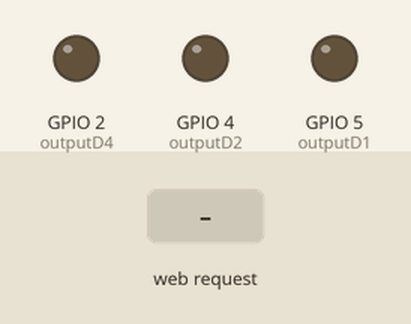
A sketch run on a simulated ESP8266 (NodeMCU). Parts: output pins drawn as LEDs (lit = HIGH). Inputs (shaded band) come from the test bench. WiFi joins after 1.5 s; servers stay silent unless stated; what the sketch prints to the serial monitor is not drawn.

Above: at 2.7 s.
2.8 s: HTTP request GET /on received
At 3.1 s:
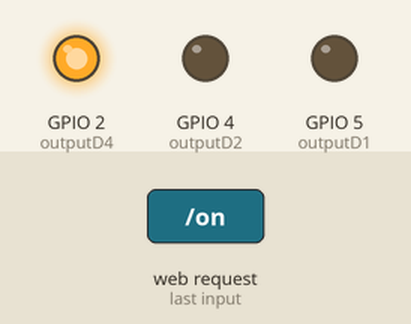
4.3 s: HTTP request GET /on1 received
At 5.4 s:
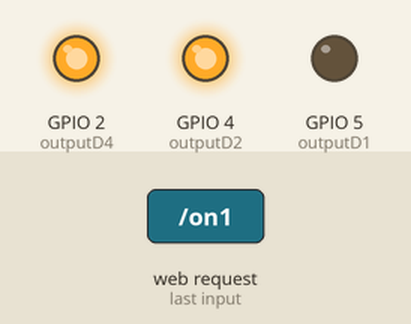
5.8 s: HTTP request GET /off received
At 6.6 s:
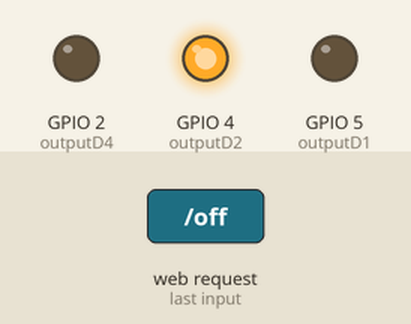
7.3 s: HTTP request GET /on2 received
At 7.7 s:
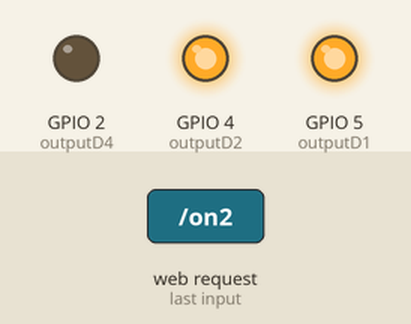
8.8 s: HTTP request GET /off1 received
At 10.0 s:
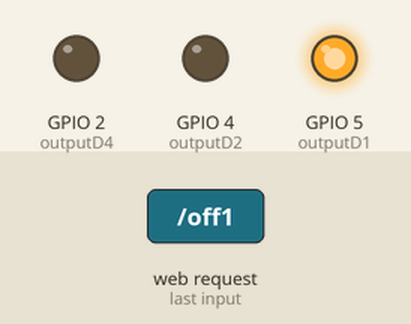
10.3 s: HTTP request GET /off2 received
At 11.2 s:
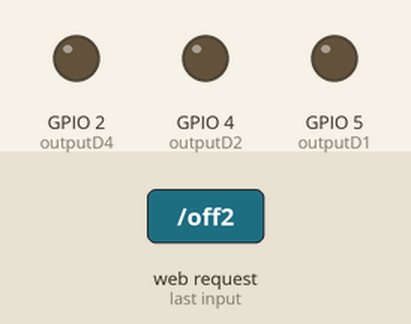
Timing chart, 0 to 12.8 s (numbered marks = the images above; inputs shaded):
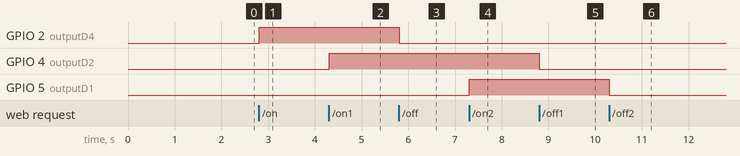

The sketch:

ESP8266-Hitachi.ino
```cpp
// (licence header left out)
/*
Me-Chiel:
This should be possible with an ESP 01S and some extra components.
Maybe in the future I'll have a go at integrating this completely in the Magic Wand.
Added two extra buttons to control the Magic Wand in this sofware.
Be aware, the signals from the Wand are pulled up high to 5V.
you cannot connect these directly to your ESP module.
*/

#ifdef ESP32
  #include <WiFi.h>
  #include <AsyncTCP.h>
#else
  #include <ESP8266WiFi.h>
  #include <ESPAsyncTCP.h>
#endif
#include <ESPAsyncWebServer.h>
#include "credentials.h"

// REPLACE WITH YOUR NETWORK CREDENTIALS
const char* ssid = WiFi_ssid;
const char* password = WiFi_password;

const int outputD4 = 2;
const int outputD2 = 4;
const int outputD1 = 5;

// HTML web page
const char index_html[] PROGMEM = R"rawliteral(
<!DOCTYPE HTML><html>
  <head>
    <title>ESP Pushbutton Web Server</title>
    <meta name="viewport" content="width=device-width, initial-scale=1">
    <style>
      body { font-family: Arial; text-align: center; margin:0px auto; padding-top: 30px;}
      .button {
        padding: 10px 20px;
        font-size: 24px;
        text-align: center;
        outline: none;
        color: #fff;
        background-color: #2f4468;
        border: none;
        border-radius: 5px;
        box-shadow: 0 6px #999;
        cursor: pointer;
        -webkit-touch-callout: none;
        -webkit-user-select: none;
        -khtml-user-select: none;
        -moz-user-select: none;
        -ms-user-select: none;
        user-select: none;
        -webkit-tap-highlight-color: rgba(0,0,0,0);
      }
      .button:hover {background-color: #1f2e45}
      .button:active {
        background-color: #1f2e45;
        box-shadow: 0 4px #666;
        transform: translateY(2px);
      }
    </style>
  </head>
  <body>
    <h1>ESP8266 HITACHI Web Server</h1>
    <button class="button" onmousedown="toggleCheckbox('on');" ontouchstart="toggleCheckbox('on');" onmouseup="toggleCheckbox('off');" ontouchend="toggleCheckbox('off');">ON/OFF</button><BR><BR>
    <button class="button" onmousedown="toggleCheckbox('on1');" ontouchstart="toggleCheckbox('on1');" onmouseup="toggleCheckbox('off1');" ontouchend="toggleCheckbox('off1');">+</button><BR><BR>
    <button class="button" onmousedown="toggleCheckbox('on2');" ontouchstart="toggleCheckbox('on2');" onmouseup="toggleCheckbox('off2');" ontouchend="toggleCheckbox('off2');">-</button><BR><BR>
   <script>
   function toggleCheckbox(x) {
     var xhr = new XMLHttpRequest();
     xhr.open("GET", "/" + x, true);
     xhr.send();
   }
  </script>
  </body>
</html>)rawliteral";

void notFound(AsyncWebServerRequest *request) {
  request->send(404, "text/plain", "Not found");
}

AsyncWebServer server(80);

void setup() {
  Serial.begin(115200);
  WiFi.mode(WIFI_STA);
  WiFi.begin(ssid, password);
  if (WiFi.waitForConnectResult() != WL_CONNECTED) {
    Serial.println("WiFi Failed!");
    return;
  }
  Serial.println();
  Serial.print("ESP IP Address: http://");
  Serial.println(WiFi.localIP());

  pinMode(outputD4, OUTPUT);//gpio02
  pinMode(outputD2, OUTPUT);//gpio04
  pinMode(outputD1, OUTPUT);//gpio05
  digitalWrite(outputD4, LOW);
  digitalWrite(outputD2, LOW);
  digitalWrite(outputD1, LOW);

  // Send web page to client
  server.on("/", HTTP_GET, [](AsyncWebServerRequest *request){
    request->send_P(200, "text/html", index_html);
  });

  // Receive an HTTP GET request
  server.on("/on", HTTP_GET, [] (AsyncWebServerRequest *request) {
    digitalWrite(outputD4, HIGH);
    request->send(200, "text/plain", "ok");
  });

  // Receive an HTTP GET request
  server.on("/off", HTTP_GET, [] (AsyncWebServerRequest *request) {
    digitalWrite(outputD4, LOW);
    request->send(200, "text/plain", "ok");
  });

    // Receive an HTTP GET request
  server.on("/on1", HTTP_GET, [] (AsyncWebServerRequest *request) {
    digitalWrite(outputD2, HIGH);
    request->send(200, "text/plain", "ok");
  });

  // Receive an HTTP GET request
  server.on("/off1", HTTP_GET, [] (AsyncWebServerRequest *request) {
    digitalWrite(outputD2, LOW);
    request->send(200, "text/plain", "ok");
  });

  // Receive an HTTP GET request
  server.on("/on2", HTTP_GET, [] (AsyncWebServerRequest *request) {
    digitalWrite(outputD1, HIGH);
    request->send(200, "text/plain", "ok");
  });

  // Receive an HTTP GET request
  server.on("/off2", HTTP_GET, [] (AsyncWebServerRequest *request) {
    digitalWrite(outputD1, LOW);
    request->send(200, "text/plain", "ok");
  });

  server.onNotFound(notFound);
  server.begin();
}

void loop() {

}
```

credentials.h
```cpp
#define WiFi_ssid "YOUR SSID GOES HERE"
#define WiFi_password "SECRETPASSWORD"
```

Measured:
- after the input at 2.8 s, GPIO 2 (outputD4): LOW → HIGH at once
- after the input at 4.3 s, GPIO 4 (outputD2): LOW → HIGH at once
- after the input at 5.8 s, GPIO 2 (outputD4): HIGH → LOW at once
- after the input at 7.3 s, GPIO 5 (outputD1): LOW → HIGH at once
- after the input at 8.8 s, GPIO 4 (outputD2): HIGH → LOW at once
- after the input at 10.3 s, GPIO 5 (outputD1): HIGH → LOW at once
